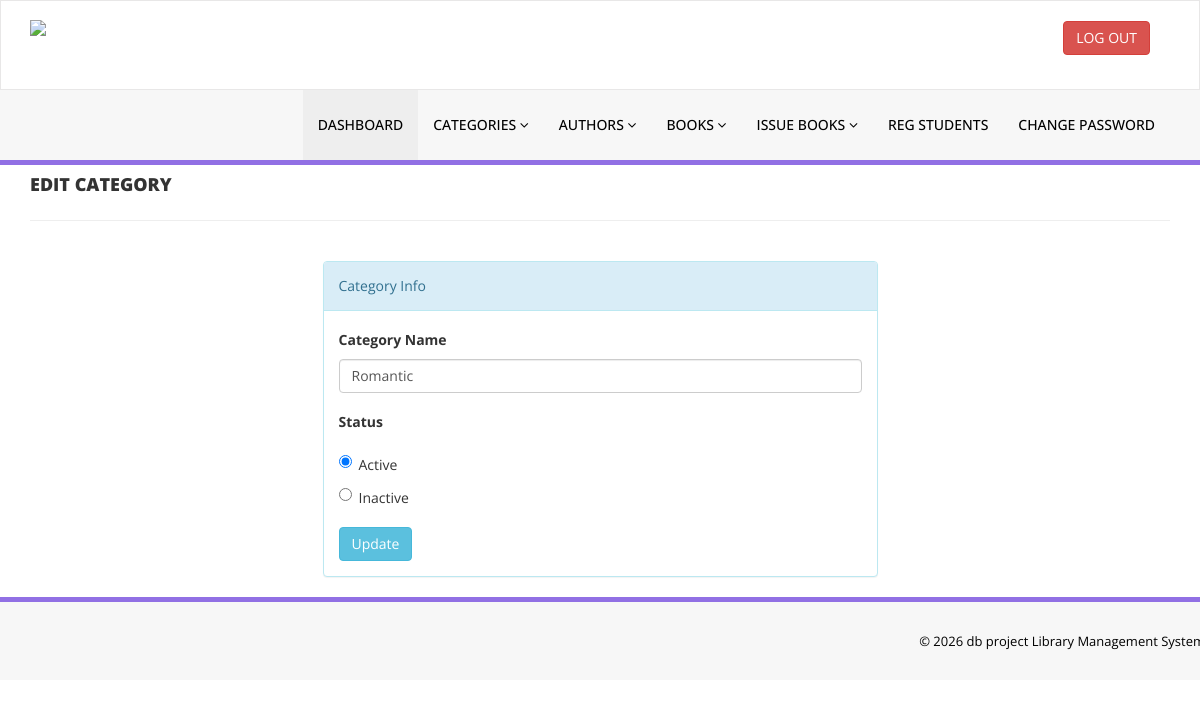
The app's page /library/admin/edit-category.php?catid=4 (signed in), older data.
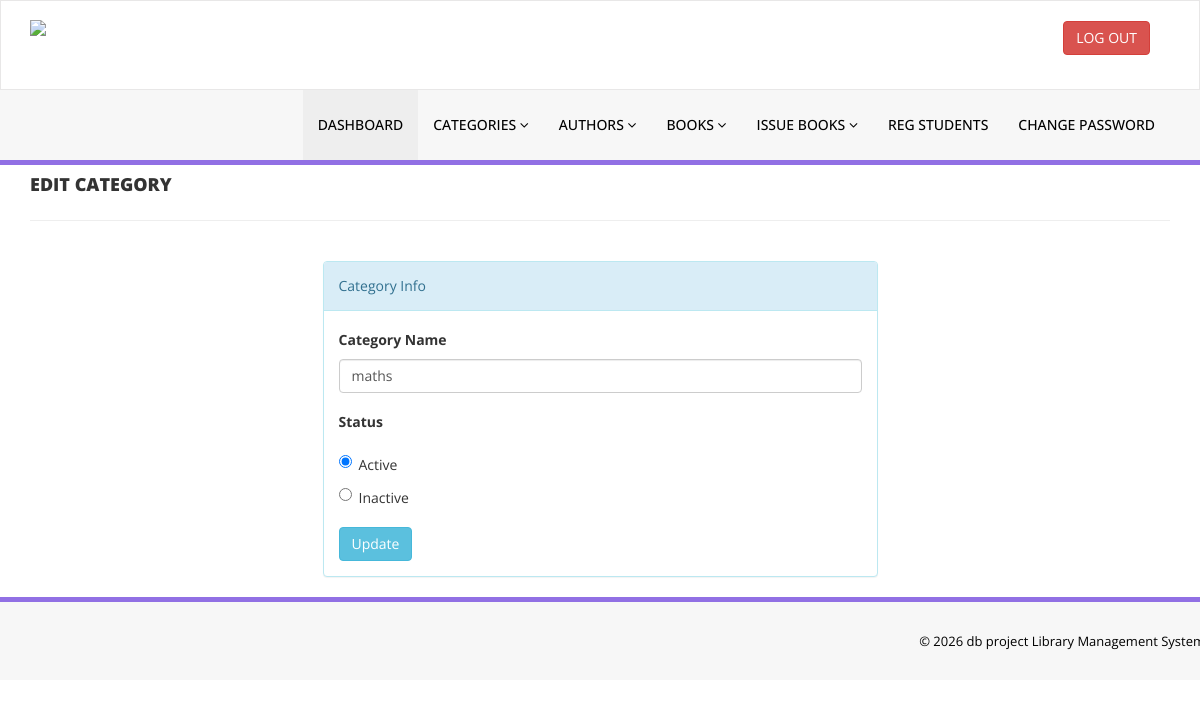
The same page, newer data.
### tables this page shows
CREATE TABLE `tblcategory` (
  `id` int(11) NOT NULL,
  `CategoryName` varchar(150) DEFAULT NULL,
  `Status` int(1) DEFAULT NULL,
  `CreationDate` timestamp NULL DEFAULT current_timestamp(),
  `UpdationDate` timestamp NULL DEFAULT '0000-00-00 00:00:00' ON UPDATE current_timestamp()
);

### library/admin/edit-category.php (the view, shortened to what this page needs)
<?php
include('includes/config.php');
if(strlen($_SESSION['alogin'])==0)
    {
header('location:index.php');
}
else{
?>
<!DOCTYPE html>
<html xmlns="http://www.w3.org/1999/xhtml">
<head>
    <link href="assets/css/bootstrap.css" rel="stylesheet" />
    <link href="assets/css/font-awesome.css" rel="stylesheet" />
    <link href="assets/css/style.css" rel="stylesheet" />
</head>
<body>
<?php include('includes/header.php');?>
    <div class="content-wra
    <div class="content-wrapper">
         <div class="container">
        <div class="row pad-botm">
            <div class="col-md-12">
                <h4 class="header-line">Edit category</h4>
                            </div>
</div>
<div class="row">
<div class="col-md-6 col-sm-6 col-xs-12 col-md-offset-3"">
<div class="panel panel-info">
<div class="panel-heading">
Category Info
</div>
<div class="panel-body">
<form role="form" method="post">
<?php
$catid=intval($_GET['catid']);
$sql="SELECT * from tblcategory where id=:catid";
$query=$dbh->prepare($sql);
$query-> bindParam(':catid',$catid, PDO::PARAM_STR);
$query->execute();
$results=$query->fetchAll(PDO::FETCH_OBJ);
if($query->rowCount() > 0)
{
foreach($results as $result)
{
  ?>
<div class="form-group">
<label>Category Name</label>
<input class="form-control" type="text" name="category" value="<?php echo htmlentities($result->CategoryName);?>" required />
</div>
<div class="form-group">
<label>Status</label>
<?php if($result->Status==1) {?>
 <div class="radio">
<label>
<input type="radio" name="status" id="status" value="1" checked="checked">Active
</label>
</div>
<div class="radio">
<label>
<input type="radio" name="status" id="status" value="0">Inactive
</label>
</div>
<?php } ?>
</div>
<?php }} ?>
<button type="submit" name="update" class="btn btn-info">Update </button>
                                    </form>
                            </div>
                        </div>
                            </div>
        </div>
    </div>
    </div>
  <?php include('includes/footer.php');?>
</body>
</html>
<?php } ?>

Row changes from the older to the newer data that the page shows:
changed tblcategory: category "Romantic" → "maths"
